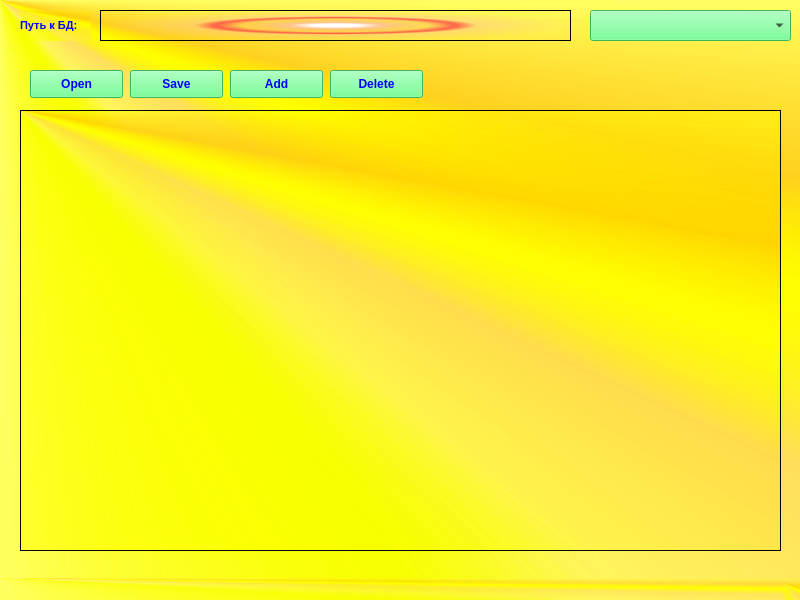
<?xml version="1.0" encoding="UTF-8"?>
<ui version="4.0">
 <class>MainWindow</class>
 <widget class="QMainWindow" name="MainWindow">
  <property name="geometry">
   <rect>
    <x>0</x>
    <y>0</y>
    <width>800</width>
    <height>600</height>
   </rect>
  </property>
  <property name="windowTitle">
   <string>MainWindow</string>
  </property>
  <property name="styleSheet">
   <string notr="true">background-color: qconicalgradient(cx:0, cy:0, angle:135, stop:0 rgba(255, 255, 0, 69), stop:0.375 rgba(255, 255, 0, 69), stop:0.423533 rgba(251, 255, 0, 145), stop:0.45 rgba(247, 255, 0, 208), stop:0.477581 rgba(255, 244, 71, 130), stop:0.518717 rgba(255, 218, 71, 130), stop:0.55 rgba(255, 255, 0, 255), stop:0.57754 rgba(255, 203, 0, 130), stop:0.625 rgba(255, 255, 0, 69), stop:1 rgba(255, 255, 0, 69));
border-color: rgb(255, 0, 0);</string>
  </property>
  <widget class="QWidget" name="centralwidget">
   <property name="styleSheet">
    <string notr="true"/>
   </property>
   <widget class="QComboBox" name="comboBox">
    <property name="geometry">
     <rect>
      <x>590</x>
      <y>10</y>
      <width>201</width>
      <height>31</height>
     </rect>
    </property>
    <property name="styleSheet">
     <string notr="true">background-color: rgb(85, 255, 127);</string>
    </property>
   </widget>
   <widget class="QWidget" name="verticalLayoutWidget">
    <property name="geometry">
     <rect>
      <x>20</x>
      <y>110</y>
      <width>761</width>
      <height>441</height>
     </rect>
    </property>
    <layout class="QVBoxLayout" name="verticalLayout">
     <item>
      <widget class="QTableView" name="tableView"/>
     </item>
    </layout>
   </widget>
   <widget class="QTextEdit" name="textEdit">
    <property name="geometry">
     <rect>
      <x>100</x>
      <y>10</y>
      <width>471</width>
      <height>31</height>
     </rect>
    </property>
    <property name="styleSheet">
     <string notr="true">background-color: qradialgradient(spread:pad, cx:0.5, cy:0.5, radius:0.5, fx:0.5, fy:0.5, stop:0 rgba(255, 255, 255, 255), stop:0.1 rgba(255, 255, 255, 255), stop:0.2 rgba(255, 176, 176, 167), stop:0.3 rgba(255, 151, 151, 92), stop:0.4 rgba(255, 125, 125, 51), stop:0.5 rgba(255, 76, 76, 205), stop:0.52 rgba(255, 76, 76, 205), stop:0.6 rgba(255, 180, 180, 84), stop:1 rgba(255, 255, 255, 0));</string>
    </property>
    <property name="readOnly">
     <bool>true</bool>
    </property>
   </widget>
   <widget class="QLabel" name="label">
    <property name="enabled">
     <bool>true</bool>
    </property>
    <property name="geometry">
     <rect>
      <x>20</x>
      <y>10</y>
      <width>71</width>
      <height>31</height>
     </rect>
    </property>
    <property name="font">
     <font>
      <pointsize>8</pointsize>
      <weight>75</weight>
      <italic>false</italic>
      <bold>true</bold>
      <stylestrategy>PreferDefault</stylestrategy>
      <kerning>true</kerning>
     </font>
    </property>
    <property name="styleSheet">
     <string notr="true">color: rgb(0, 0, 255);</string>
    </property>
    <property name="text">
     <string>Путь к БД:</string>
    </property>
   </widget>
   <widget class="QPushButton" name="pushButton">
    <property name="geometry">
     <rect>
      <x>30</x>
      <y>70</y>
      <width>93</width>
      <height>28</height>
     </rect>
    </property>
    <property name="font">
     <font>
      <weight>75</weight>
      <bold>true</bold>
     </font>
    </property>
    <property name="styleSheet">
     <string notr="true">background-color: rgb(85, 255, 127);
color: rgb(0, 0, 255);</string>
    </property>
    <property name="text">
     <string>Open</string>
    </property>
   </widget>
   <widget class="QPushButton" name="pushButton_2">
    <property name="geometry">
     <rect>
      <x>130</x>
      <y>70</y>
      <width>93</width>
      <height>28</height>
     </rect>
    </property>
    <property name="font">
     <font>
      <weight>75</weight>
      <bold>true</bold>
     </font>
    </property>
    <property name="styleSheet">
     <string notr="true">background-color: rgb(85, 255, 127);
color: rgb(0, 0, 255);</string>
    </property>
    <property name="text">
     <string>Save</string>
    </property>
   </widget>
   <widget class="QPushButton" name="pushButton_3">
    <property name="geometry">
     <rect>
      <x>230</x>
      <y>70</y>
      <width>93</width>
      <height>28</height>
     </rect>
    </property>
    <property name="font">
     <font>
      <weight>75</weight>
      <bold>true</bold>
     </font>
    </property>
    <property name="styleSheet">
     <string notr="true">background-color: rgb(85, 255, 127);
color: rgb(0, 0, 255);</string>
    </property>
    <property name="text">
     <string>Add</string>
    </property>
   </widget>
   <widget class="QPushButton" name="pushButton_4">
    <property name="geometry">
     <rect>
      <x>330</x>
      <y>70</y>
      <width>93</width>
      <height>28</height>
     </rect>
    </property>
    <property name="font">
     <font>
      <weight>75</weight>
      <bold>true</bold>
     </font>
    </property>
    <property name="styleSheet">
     <string notr="true">background-color: rgb(85, 255, 127);
color: rgb(0, 0, 255);</string>
    </property>
    <property name="text">
     <string>Delete</string>
    </property>
   </widget>
  </widget>
  <widget class="QStatusBar" name="statusbar"/>
 </widget>
 <resources/>
 <connections/>
</ui>
